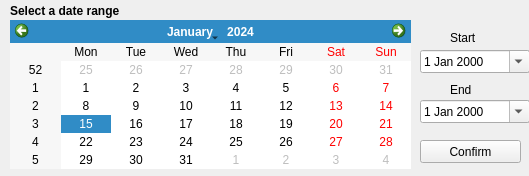
<?xml version="1.0" encoding="UTF-8"?>
<ui version="4.0">
 <class>Dates</class>
 <widget class="QMainWindow" name="Dates">
  <property name="geometry">
   <rect>
    <x>0</x>
    <y>0</y>
    <width>529</width>
    <height>176</height>
   </rect>
  </property>
  <property name="windowTitle">
   <string>Date Picker</string>
  </property>
  <widget class="QWidget" name="centralwidget">
   <widget class="QCalendarWidget" name="calendarWidget">
    <property name="geometry">
     <rect>
      <x>10</x>
      <y>20</y>
      <width>401</width>
      <height>149</height>
     </rect>
    </property>
    <property name="selectionMode">
     <enum>QCalendarWidget::SingleSelection</enum>
    </property>
   </widget>
   <widget class="QLabel" name="label">
    <property name="geometry">
     <rect>
      <x>10</x>
      <y>0</y>
      <width>221</width>
      <height>21</height>
     </rect>
    </property>
    <property name="font">
     <font>
      <bold>true</bold>
     </font>
    </property>
    <property name="text">
     <string>Select a date range</string>
    </property>
   </widget>
   <widget class="QLabel" name="label_2">
    <property name="geometry">
     <rect>
      <x>450</x>
      <y>30</y>
      <width>51</width>
      <height>16</height>
     </rect>
    </property>
    <property name="text">
     <string>Start</string>
    </property>
   </widget>
   <widget class="QDateEdit" name="StartDate">
    <property name="geometry">
     <rect>
      <x>420</x>
      <y>50</y>
      <width>110</width>
      <height>23</height>
     </rect>
    </property>
    <property name="calendarPopup">
     <bool>true</bool>
    </property>
   </widget>
   <widget class="QDateEdit" name="EndDate">
    <property name="geometry">
     <rect>
      <x>420</x>
      <y>100</y>
      <width>110</width>
      <height>23</height>
     </rect>
    </property>
    <property name="calendarPopup">
     <bool>true</bool>
    </property>
   </widget>
   <widget class="QLabel" name="label_3">
    <property name="geometry">
     <rect>
      <x>450</x>
      <y>80</y>
      <width>31</width>
      <height>20</height>
     </rect>
    </property>
    <property name="text">
     <string>End</string>
    </property>
   </widget>
   <widget class="QPushButton" name="pushButton">
    <property name="geometry">
     <rect>
      <x>420</x>
      <y>140</y>
      <width>101</width>
      <height>23</height>
     </rect>
    </property>
    <property name="text">
     <string>Confirm</string>
    </property>
   </widget>
  </widget>
 </widget>
 <resources/>
 <connections>
  <connection>
   <sender>calendarWidget</sender>
   <signal>clicked(QDate)</signal>
   <receiver>Dates</receiver>
   <slot>dateEffector(QDate)</slot>
   <hints>
    <hint type="sourcelabel">
     <x>161</x>
     <y>84</y>
    </hint>
    <hint type="destinationlabel">
     <x>415</x>
     <y>4</y>
    </hint>
   </hints>
  </connection>
  <connection>
   <sender>pushButton</sender>
   <signal>clicked()</signal>
   <receiver>Dates</receiver>
   <slot>submitDate()</slot>
   <hints>
    <hint type="sourcelabel">
     <x>485</x>
     <y>154</y>
    </hint>
    <hint type="destinationlabel">
     <x>479</x>
     <y>24</y>
    </hint>
   </hints>
  </connection>
 </connections>
 <slots>
  <slot>dateEffector(QDate)</slot>
  <slot>submitDate()</slot>
 </slots>
</ui>
